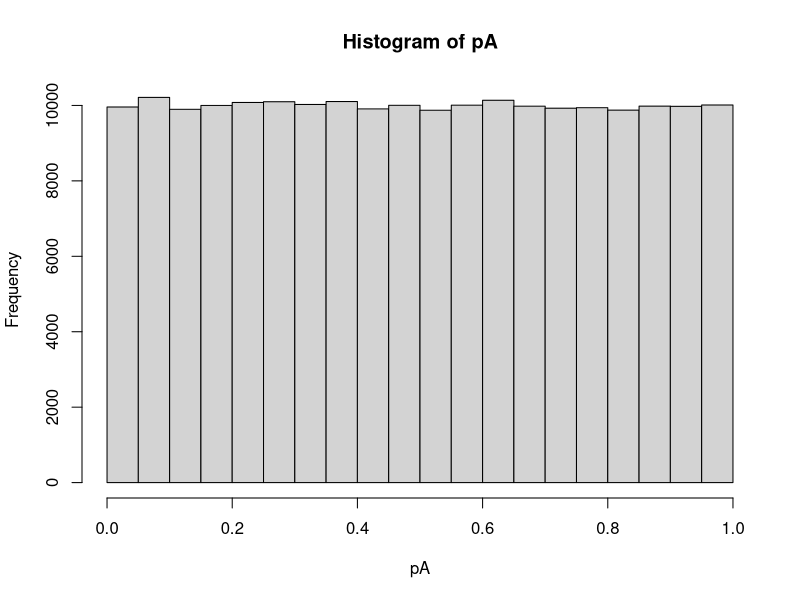
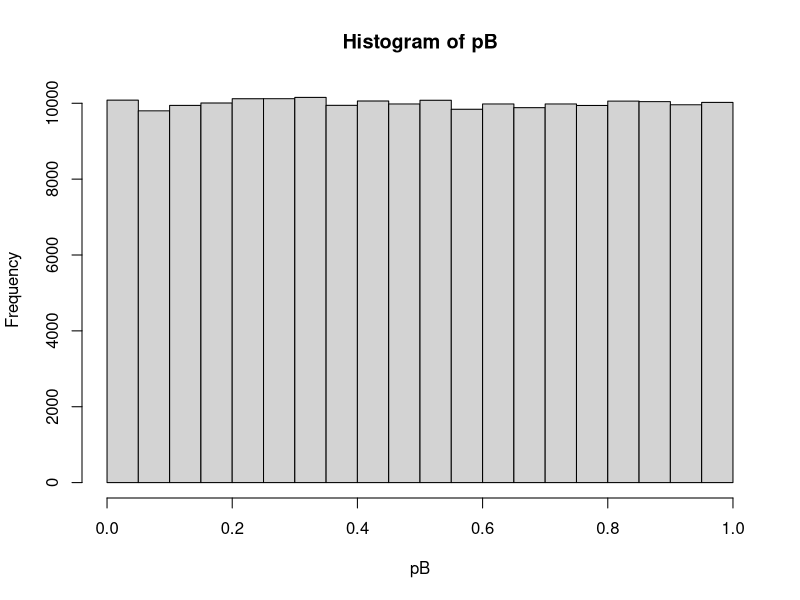

These charts were generated, in order, by the following R code:
n_draws <- 200000

pA = runif(n_draws, 0, 1)
pB = runif(n_draws, 0, 1)

hist(pA)
hist(pB)

generative_model <- function(pA, pB) {
  subcribersA <- rbinom(1, 16, pA)
  subcribersB <- rbinom(1, 16, pB)
  c(subcribersA = subcribersA, subcribersB = subcribersB)
}


sim_data <- as.data.frame(t(sapply(1:n_draws, function(i) {
  generative_model(pA[i], pB[i])
})))

pAposterior <- pA[sim_data$subcribersA == 4 & sim_data$subcribersB == 8] 
pBposterior <- pB[sim_data$subcribersA == 4 & sim_data$subcribersB == 8] 

posterior <- as.data.frame(cbind(pAposterior,pBposterior))
names(posterior) <- c("pA","pB")

#hist(posterior$pA)
#hist(posterior$pB)
#nrow(posterior)

#hist(posterior$pB -posterior$pA)
mean(posterior$pB -posterior$pA > 0)

prop.test(x=c(8,4),n=c(16,16),alternative="greater")